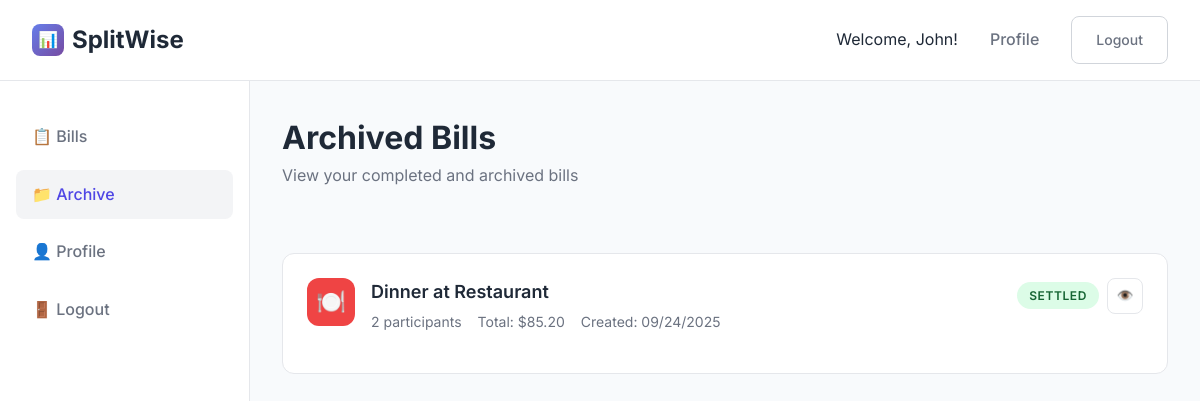
The app's page /archive.php (signed in) with its own data.
### tables this page shows
CREATE TABLE users (
    id INT AUTO_INCREMENT PRIMARY KEY,
    first_name VARCHAR(100) NOT NULL,
    last_name VARCHAR(100) NOT NULL,
    nickname VARCHAR(50),
    email VARCHAR(255) UNIQUE NOT NULL,
    username VARCHAR(100) UNIQUE NOT NULL,
    password VARCHAR(255) NOT NULL,
    created_at TIMESTAMP DEFAULT CURRENT_TIMESTAMP,
    updated_at TIMESTAMP DEFAULT CURRENT_TIMESTAMP ON UPDATE CURRENT_TIMESTAMP
);

CREATE TABLE bills (
    id INT AUTO_INCREMENT PRIMARY KEY,
    name VARCHAR(255) NOT NULL,
    description TEXT,
    total_amount DECIMAL(10, 2) DEFAULT 0.00,
    category_id INT,
    creator_id INT NOT NULL,
    invitation_code VARCHAR(10) UNIQUE,
    status ENUM('active', 'settled', 'archived') DEFAULT 'active',
    created_at TIMESTAMP DEFAULT CURRENT_TIMESTAMP,
    updated_at TIMESTAMP DEFAULT CURRENT_TIMESTAMP ON UPDATE CURRENT_TIMESTAMP,
    FOREIGN KEY (category_id) REFERENCES categories(id) ON DELETE SET NULL,
    FOREIGN KEY (creator_id) REFERENCES users(id) ON DELETE CASCADE
);

CREATE TABLE categories (
    id INT AUTO_INCREMENT PRIMARY KEY,
    name VARCHAR(100) NOT NULL,
    icon VARCHAR(50) DEFAULT 'default',
    color VARCHAR(7) DEFAULT '#6366f1',
    is_default BOOLEAN DEFAULT FALSE,
    created_at TIMESTAMP DEFAULT CURRENT_TIMESTAMP
);

### includes/auth.php (called while the page is built, shortened)
<?php
function getCurrentUser() {
    $pdo = getDBConnection();
    $stmt = $pdo->prepare("SELECT id, first_name, last_name, nickname, email, username FROM users WHERE id = ?");
    $stmt->execute([$_SESSION['user_id']]);
    return $stmt->fetch();
}
?>

### archive.php (the view, shortened to what this page needs)
<?php
require_once 'includes/auth.php';
$user = getCurrentUser();
$pdo = getDBConnection();
$stmt = $pdo->prepare("
    SELECT
        b.*,
        c.name as category_name,
        c.icon as category_icon,
        c.color as category_color,
        COUNT(DISTINCT bp.user_id) as participant_count
    FROM bills b
    LEFT JOIN categories c ON b.category_id = c.id
    LEFT JOIN bill_participants bp ON b.id = bp.bill_id
    WHERE b.status IN ('settled', 'archived')
    AND (b.creator_id = ? OR b.id IN (SELECT bill_id FROM bill_participants WHERE user_id = ?))
    GROUP BY b.id
    ORDER BY b.updated_at DESC
");
$stmt->execute([$user['id'], $user['id']]);
$archived_bills = $stmt->fetchAll();
?>
<!DOCTYPE html>
<html lang="en">
<head>
    <link rel="stylesheet" href="assets/css/style.css">
</head>
<body>
    <header class="header">
        <div class="container">
            <a href="dashboard.php" class="logo">
                <div class="logo-icon">📊</div>
                SplitWise
            </a>
            <nav class="nav-links">
                <span>Welcome, <?php echo htmlspecialchars($user['first_name']); ?>!</span>
                <a href="profile.php">Profile</a>
                <a href="logout.php" class="btn btn-outline">Logout</a>
            </nav>
        </div>
    </header>
    <div class="dashboard">
        <aside class="sidebar">
            <ul class="sidebar-nav">
                <li><a href="dashboard.php">📋 Bills</a></li>
                <li><a href="archive.php" class="active">📁 Archive</a></li>
                <li><a href="profile.php">👤 Profile</a></li>
                <li><a href="logout.php">🚪 Logout</a></li>
            </ul>
        </aside>
        <main class="main-content">
            <div class="page-header">
                <div>
                    <h1 class="page-title">Archived Bills</h1>
                    <p class="page-subtitle">View your completed and archived bills</p>
                </div>
            </div>
            <div class="bills-grid">
                <?php if (empty($archived_bills)): ?>
                    <div style="text-align: center; padding: 4rem; color: #6b7280;">
                        <div style="font-size: 3rem; margin-bottom: 1rem;">📁</div>
                        <h3>No Archived Bills</h3>
                        <p>Your settled and archived bills will appear here.</p>
                        <a href="dashboard.php" class="btn btn-primary mt-4">Back to Active Bills</a>
                    </div>
                <?php else: ?>
                    <?php foreach ($archived_bills as $bill): ?>
                        <div class="bill-card">
                            <div class="bill-header">
                                <div class="bill-icon" style="background: <?php echo htmlspecialchars($bill['category_color'] ?? '#6366f1'); ?>;">
                                    <?php echo htmlspecialchars($bill['category_icon'] ?? '📋'); ?>
                                </div>
                                <div class="bill-info">
                                    <h3 class="bill-title"><?php echo htmlspecialchars($bill['name']); ?></h3>
                                    <div class="bill-details">
                                        <span><?php echo $bill['participant_count']; ?> participants</span>
                                        <span>Total: $<?php echo number_format($bill['total_amount'], 2); ?></span>
                                        <span>Created: <?php echo date('m/d/Y', strtotime($bill['created_at'])); ?></span>
                                    </div>
                                </div>
                                <div class="bill-actions">
                                    <span class="bill-status settled"><?php echo $bill['status']; ?></span>
                                    <button class="bill-action" onclick="viewBill(<?php echo $bill['id']; ?>)" title="View Bill">👁️</button>
                                </div>
                            </div>
                        </div>
                    <?php endforeach; ?>
                <?php endif; ?>
            </div>
        </main>
    </div>
</body>
</html>

### assets/css/style.css (style rules this page uses)
* { margin: 0; padding: 0; box-sizing: border-box; }
body { font-family: 'Inter', -apple-system, BlinkMacSystemFont, 'Segoe UI', Roboto, Oxygen, Ubuntu, Cantarell, sans-serif; line-height: 1.6; color: #1f2937; background-color: #f8fafc; }
.header { background: rgba(255, 255, 255, 0.95); backdrop-filter: blur(10px); border-bottom: 1px solid #e5e7eb; padding: 1rem 0; position: fixed; top: 0; left: 0; right: 0; z-index: 1000; }
.header .container { max-width: 1200px; margin: 0 auto; padding: 0 2rem; display: flex; justify-content: space-between; align-items: center; }
.logo { display: flex; align-items: center; gap: 0.5rem; font-size: 1.5rem; font-weight: 700; color: #1f2937; text-decoration: none; }
.logo-icon { width: 32px; height: 32px; background: linear-gradient(135deg, #667eea 0%, #764ba2 100%); border-radius: 8px; display: flex; align-items: center; justify-content: center; color: white; font-size: 1rem; }
.nav-links { display: flex; gap: 2rem; align-items: center; }
.nav-links a { text-decoration: none; color: #6b7280; font-weight: 500; transition: color 0.2s; }
.btn { display: inline-flex; align-items: center; justify-content: center; padding: 0.75rem 1.5rem; font-size: 0.875rem; font-weight: 600; border-radius: 8px; text-decoration: none; border: none; cursor: pointer; transition: all 0.2s; gap: 0.5rem; }
.btn-outline { background: white; color: #6b7280; border: 1px solid #d1d5db; }
.dashboard { padding-top: 5rem; }
.sidebar { position: fixed; top: 5rem; left: 0; width: 250px; height: calc(100vh - 5rem); background: white; border-right: 1px solid #e5e7eb; padding: 2rem 0; }
.sidebar-nav { list-style: none; padding: 0 1rem; }
.sidebar-nav li { margin-bottom: 0.5rem; }
.sidebar-nav a { display: flex; align-items: center; gap: 0.75rem; padding: 0.75rem 1rem; color: #6b7280; text-decoration: none; border-radius: 8px; font-weight: 500; transition: all 0.2s; }
.sidebar-nav a:hover, .sidebar-nav a.active { background: #f3f4f6; color: #4f46e5; }
.main-content { margin-left: 250px; padding: 2rem; }
.page-header { display: flex; justify-content: space-between; align-items: center; margin-bottom: 2rem; }
.page-title { font-size: 2rem; font-weight: 700; color: #1f2937; }
.page-subtitle { color: #6b7280; margin-bottom: 2rem; }
.bills-grid { display: grid; gap: 1.5rem; }
.bill-card { background: white; border-radius: 12px; padding: 1.5rem; border: 1px solid #e5e7eb; transition: all 0.2s; }
.bill-header { display: flex; align-items: flex-start; gap: 1rem; margin-bottom: 1rem; }
.bill-icon { width: 48px; height: 48px; border-radius: 12px; display: flex; align-items: center; justify-content: center; font-size: 1.5rem; flex-shrink: 0; }
.bill-info { flex: 1; }
.bill-title { font-size: 1.125rem; font-weight: 600; margin-bottom: 0.25rem; color: #1f2937; }
.bill-details { display: flex; align-items: center; gap: 1rem; font-size: 0.875rem; color: #6b7280; }
.bill-status { padding: 0.25rem 0.75rem; border-radius: 20px; font-size: 0.75rem; font-weight: 600; text-transform: uppercase; letter-spacing: 0.05em; }
.bill-status.settled { background: #dcfce7; color: #166534; }
.bill-actions { display: flex; gap: 0.5rem; align-items: center; }
.bill-action { width: 36px; height: 36px; border-radius: 8px; border: 1px solid #e5e7eb; background: white; display: flex; align-items: center; justify-content: center; cursor: pointer; transition: all 0.2s; color: #6b7280; }

### records on screen
users: first_name "John"
bills: category.icon "🍽️", name "Dinner at Restaurant", participant_count "2", total_amount "85.20", created_at "09/24/2025", status "SETTLED"
